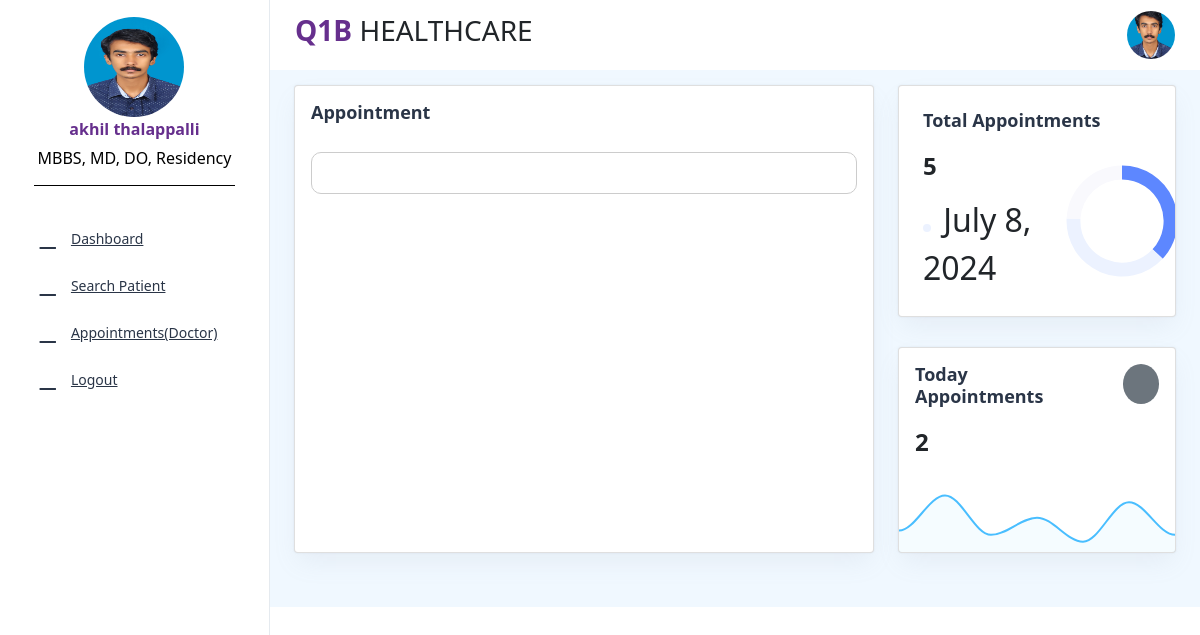
The page /appointments (signed in) on the database its author committed.
### q1bapp/models.py (models this page shows)
class User(AbstractUser):
    USERNAME_FIELD = 'email'
    REQUIRED_FIELDS = ['phone_number','username']
    USER_TYPE_CHOICES = (
        ('D', 'Doctor'),
        ('S', 'Staff'),
    )
    user_type = models.CharField(max_length=1, choices=USER_TYPE_CHOICES)
    name = models.CharField(max_length=255, null=True, blank=True)
    phone_number = models.CharField(max_length=13,null=True,blank=True)
    email = models.EmailField(null=True,blank=True,unique=True)
    address = models.TextField(null=True,blank=True)
    city = models.CharField(max_length=155,null=True,blank=True)
    pincode = models.CharField(max_length=6,null=True,blank=True)
    created_at = models.DateTimeField(auto_now_add=True)
    photo = models.ImageField(upload_to='images/', null=True, blank=True)
    designation = models.CharField(max_length=155,null=True,blank=True)

### q1bapp/views.py (the view)
# urls.py: path('appointments', views.Appointments,name='appointments'),
@login_required
def Appointments(request):
    patient = Patient.objects.all()
    doctor_list = User.objects.filter(user_type='D')
    total_appointments = Eventappointment.objects.all().count()
    today = datetime.date.today()
    today_appointments = Eventappointment.objects.filter(start_time__lte=today,end_time__gte=today).count()
    return render(request,'appointments.html',{"doctor_list":doctor_list,'patient':patient,'total_appointments':total_appointments,'today':today,'today_appointments':today_appointments})

### q1bapp/templates/appointments.html (shortened to what this page needs)
{% extends 'base.html' %} {% block content %}
<!DOCTYPE html>
<html lang="en">
  <head>
    <link
      href="https://cdnjs.cloudflare.com/ajax/libs/fullcalendar/5.10.1/main.min.css"
      rel="stylesheet"
    />
    <link
      href="https://stackpath.bootstrapcdn.com/bootstrap/5.1.0/css/bootstrap.min.css"
      rel="stylesheet"
    />
  </head>
  <body>
    <div class="container-fluid">
      <div class="row">
        <div class="col-lg-8 d-flex align-items-strech">
          <div class="card w-100">
            <div class="card-body">
              <div
                class="d-sm-flex d-block align-items-center justify-content-between mb-9"
              >
                <div class="mb-3 mb-sm-0">
                  <h5 class="card-title fw-semibold">Appointment</h5>
                </div>
              </div>
              <div id="calendar"></div>
            </div>
          </div>
        </div>
        <div class="col-lg-4">
          <div class="row">
            <div class="col-lg-12">
              <div class="card overflow-hidden">
                <div class="card-body p-4">
                  <h5 class="card-title mb-9 fw-semibold">
                    Total Appointments
                  </h5>
                  <div class="row align-items-center">
                    <div class="col-8">
                      <h4 class="fw-semibold mb-3">{{total_appointments}}</h4>
                      <div class="d-flex align-items-center">
                        <div>
                          <span
                            class="round-8 bg-light-primary rounded-circle me-2 d-inline-block"
                          ></span>
                          <span class="fs-2">{{today}}</span>
                        </div>
                      </div>
                    </div>
                    <div class="col-4">
                      <div class="d-flex justify-content-center">
                        <div id="breakup"></div>
                      </div>
                    </div>
                  </div>
                </div>
              </div>
            </div>
            <div class="col-lg-12">
              <div class="card">
                <div class="card-body">
                  <div class="row alig n-items-start">
                    <div class="col-8">
                      <h5 class="card-title mb-9 fw-semibold">
                        Today Appointments
                      </h5>
                      <h4 class="fw-semibold mb-3">{{today_appointments}}</h4>
                      <div class="d-flex align-items-center pb-1"></div>
                    </div>
                    <div class="col-4">
                      <div class="d-flex justify-content-end">
                        <div
                          class="text-white bg-secondary rounded-circle p-6 d-flex align-items-center justify-content-center"
                        >
                          <i class="ti ti-file"></i>
                        </div>
                      </div>
                    </div>
                  </div>
                </div>
                <div id="earning"></div>
              </div>
            </div>
          </div>
        </div>
      </div>
    </div>
  </body>
</html>
{% endblock %}

### q1bapp/templates/base.html (shortened to what this page needs)
<!DOCTYPE html>
{% load static %}
<html lang="en">
  <head>
    <link rel="stylesheet" href="{% static 'assets/css/styles.min.css' %}" />
    <link
      rel="stylesheet"
      href="https://cdn.jsdelivr.net/npm/bootstrap@4.0.0/dist/css/bootstrap.min.css"
    />
  </head>
  <body>
    <div
      class="page-wrapper"
      id="main-wrapper"
      data-layout="vertical"
      data-navbarbg="skin6"
      data-sidebartype="full"
      data-sidebar-position="fixed"
      data-header-position="fixed"
      style="background-color: aliceblue"
    >
      <aside class="left-sidebar">
        <div>
          <div
            class="brand-logo d-flex align-items-center justify-content-between"
          >
            <a href="/" class="text-nowrap logo-img">
                 {% if user.photo %}
                 <img src="{{user.photo.url}}" alt="." style="border-radius: 36rem; width: 100px; height: 100px;margin-left: 60%;margin-top: 17%;">
                 {% else %}
                 <img src="https://i.postimg.cc/BvNYhMHS/user-img.jpg" alt="." style="border-radius: 36rem; width: 100px; height: 100px;margin-left: 60%;margin-top: 17%;">
                {% endif %}
            </a>
          </div>
          <div class="user-info-container">
            <div class="user-info">
                <span style="color: #662F8D;"><b>{{user.first_name}}</b></span>
                <span style="color: #000;">{{user.designation}}</span>
            </div>
            <div class="underline"></div>
        </div>
          <nav class="sidebar-nav scroll-sidebar" data-simplebar="" style="padding:0">
            <ul id="sidebarnav" style="padding:0;text-align: center;margin-left: 11%;">
              <li class="nav-small-cap">
              </li>
              <li class="sidebar-item">
                <a
                  class="sidebar-link"
                  href="{% url 'dashboard' %}"
                  aria-expanded="false"
                >
                  <span>
                    <i class="ti ti-layout-dashboard"></i>
                  </span>
                  <span class="hide-menu">Dashboard</span>
                </a>
              </li>
              <li class="sidebar-item">
                <a
                  class="sidebar-link"
                  href="{% url 'patientdashboard' %}"
                  aria-expanded="false"
                >
                  <span>
                    <i class="ti ti-cards"></i>
                  </span>
                  <span class="hide-menu">Search Patient</span>
                </a>
              </li>
              {% if user.user_type == 'S' %}
              <li class="sidebar-item">
                <a
                  class="sidebar-link"
                  href="{% url 'appointmentlist' %}"
                  aria-expanded="false"
                >
                  <span>
                    <i class="ti ti-file-description"></i>
                  </span>
                  <span class="hide-menu">Total Appointments</span>
                </a>
              </li>
              {% elif user.user_type == 'D' %}
              <li class="sidebar-item">
                <a
                  class="sidebar-link"
                  href="{% url 'doctorappointment' %}"
                  aria-expanded="false"
                >
                  <span>
                    <i class="ti ti-file-description"></i>
                  </span>
                  <span class="hide-menu">Appointments(Doctor)</span>
                </a>
              </li>
              {% endif %}
              <li class="sidebar-item">
                <a
                  class="sidebar-link"
                  href="{% url 'logout' %}"
                  aria-expanded="false"
                >
                  <span>
                    <i class="ti ti-file-description"></i>
                  </span>
                  <span class="hide-menu">Logout</span>
                </a>
              </li>
            </ul>
          </nav>
        </div>
      </aside>
      <div class="body-wrapper">
        <header class="app-header">
          <nav class="navbar navbar-expand-lg navbar-light">
            <ul class="navbar-nav">
              <h3><b><span style="color: #662F8D;">Q1B</span></b> HEALTHCARE</h3>
            </ul>
            <div
              class="navbar-collapse justify-content-end px-0"
              id="navbarNav"
            >
              <ul
                class="navbar-nav flex-row ms-auto align-items-center justify-content-end"
              >
              <div class="profile">
                <div class="img-box">
                  {% if user.photo %}
                  <img src="{{user.photo.url}}" alt=".">
                  {% else %}
                  <img src="https://i.postimg.cc/BvNYhMHS/user-img.jpg" alt=".">
                  {% endif %}
                </div>
              </div>
              </ul>
            </div>
          </nav>
        </header>
        {% comment %} extent {% endcomment %} {% block content %} {% endblock %}
      </div>
    </div>
  </body>
</html>

### q1bapp/templates/base.html (style rules this page uses)
.profile { position: relative; display: flex; justify-content: flex-end; align-items: center; gap: 12px; cursor: pointer; text-align: end; }
.profile .img-box { position: relative; width: 48px; height: 48px; border-radius: 50%; overflow: hidden; }
.profile .img-box img { position: absolute; top: 0; left: 0; width: 100%; height: 100%; object-fit: cover; }
.user-info-container { display: flex; flex-direction: column; align-items: center; justify-content: center; text-align: center; }
.user-info { margin-bottom: 10px; }
.user-info span { display: block; margin-bottom: 5px; }
.underline { width: 75%; height: 1px; background-color: black; }

### q1bapp/templates/appointments.html (style rules this page uses)
#calendar { max-width: 900px; margin: 0 auto; padding: 20px; border: 1px solid #ccc; border-radius: 10px; background-color: white; }

### rows shown on the page
User: photo (picture), first_name "akhil thalappalli", designation "MBBS, MD, DO, Residency"

### other values the page prints
{{ total_appointments }} "5"
{{ today_appointments }} "2"
